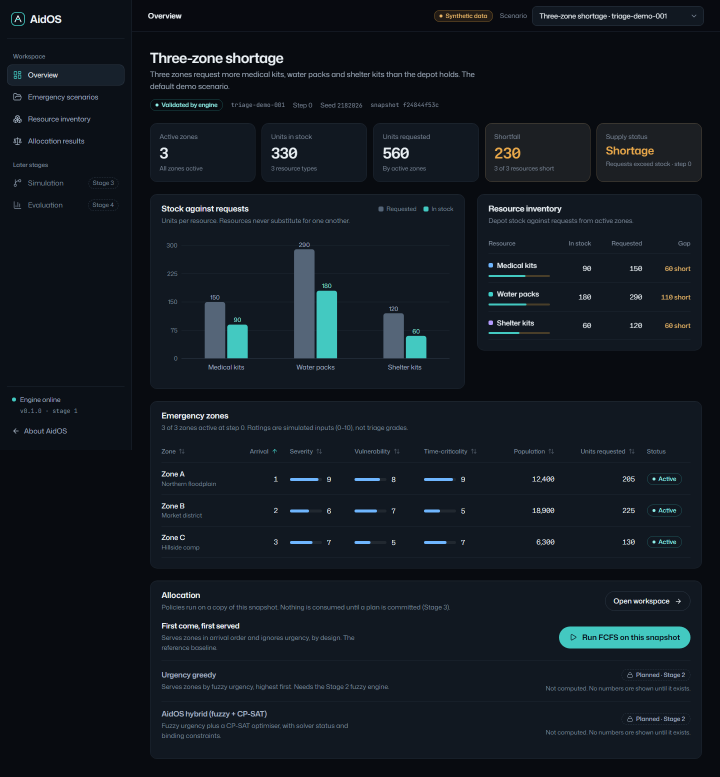
#> input picture .impeccable/review/dashboard-desktop.png, 1440 x 1554 px, given in place of s02_overview.png, which was not available (shown at 1/2 size)
$ python crop.py ../../../../.impeccable/review
#> lines starting #> are read from the running program, lines starting #| are printed output that depends on the picture
import sys
from pathlib import Path

from PIL import Image

d = Path(sys.argv[1])
crops = {
    "s02_overview": (264, 0, 1440, 1160),
    "s03_urgency": (264, 0, 1440, None),
    "s04_allocation": (264, 0, 1440, 1250),
    "s05_comparison": (264, 0, 1440, None),
    "s06_simulation": (264, 0, 1440, 1590),
    "s07_sim_before_after": (264, 0, 1440, 1100),
    "s08_evaluation": (264, 0, 1440, 1310),
    "s09_inventory": (264, 0, 1440, None),
}
for name, (x0, y0, x1, y1) in crops.items():
    im = Image.open(d / f"{name}.png")
#> im is the input picture: PIL image 1440x1554 RGB; mean R, G, B 18.1, 25, 32.4
    box = (x0, y0, min(x1, im.width), im.height if y1 is None else min(y1, im.height))
#> box = (264, 0, 1440, 1160)
    im.crop(box).save(d / f"{name}_report.png", optimize=True)
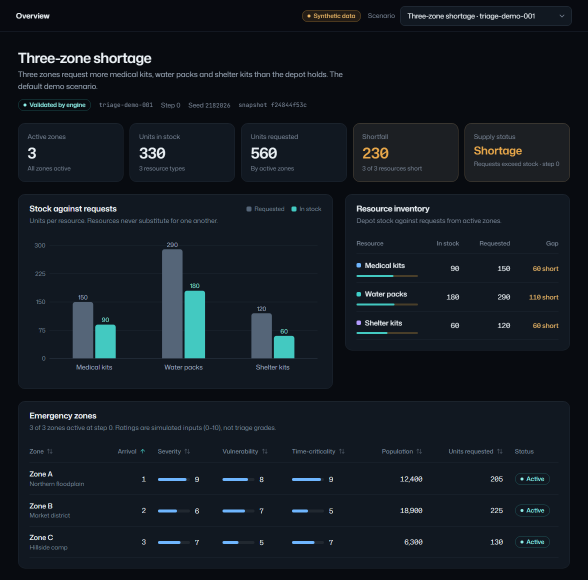
#> saved as s02_overview_report.png: PIL image 1176x1160 RGB (shown at 1/2 size); mean R, G, B 19.4, 26.2, 33.7
    print(name, im.size, "->", box)
#| s02_overview (1440, 1554) -> (264, 0, 1440, 1160)
#> pass 2 of the loop `for name, (x0, y0, x1, y1) in crops.items():`:
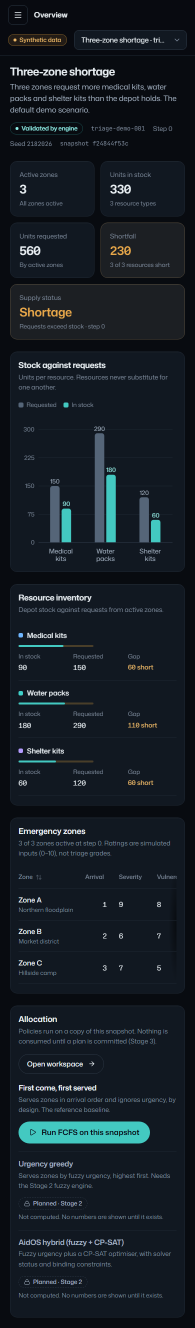
#> input picture .impeccable/review/dashboard-mobile.png, 390 x 2655 px, given in place of s03_urgency.png, which was not available (shown at 1/2 size)
#> im is the input picture: PIL image 390x2655 RGB; mean R, G, B 22.1, 30, 37.4
#> `im.crop(box).save(d / f"{name}_report.png", optimize=True)`:
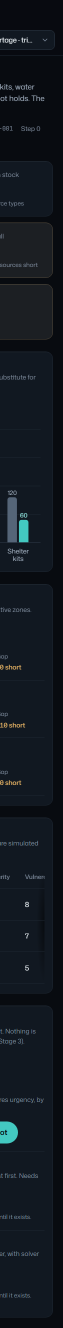
#> saved as s03_urgency_report.png: PIL image 126x2655 RGB (shown at 1/2 size); mean R, G, B 17.8, 24.2, 31.6
#| s03_urgency (390, 2655) -> (264, 0, 390, 2655)
#> (the run stopped early here; a loop or call above may not have finished)
